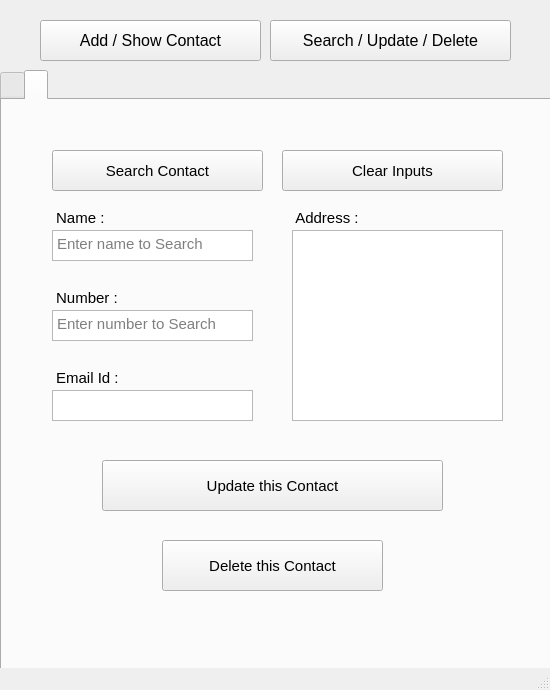
<?xml version="1.0" encoding="UTF-8"?>
<ui version="4.0">
 <class>MainWindow</class>
 <widget class="QMainWindow" name="MainWindow">
  <property name="geometry">
   <rect>
    <x>0</x>
    <y>0</y>
    <width>550</width>
    <height>690</height>
   </rect>
  </property>
  <property name="windowTitle">
   <string>MainWindow</string>
  </property>
  <widget class="QWidget" name="centralwidget">
   <widget class="QTabWidget" name="tabWidget">
    <property name="geometry">
     <rect>
      <x>0</x>
      <y>70</y>
      <width>551</width>
      <height>601</height>
     </rect>
    </property>
    <property name="font">
     <font>
      <pointsize>11</pointsize>
     </font>
    </property>
    <property name="currentIndex">
     <number>1</number>
    </property>
    <widget class="QWidget" name="tab">
     <attribute name="title">
      <string/>
     </attribute>
     <widget class="QPushButton" name="cadd_btn">
      <property name="geometry">
       <rect>
        <x>330</x>
        <y>140</y>
        <width>181</width>
        <height>51</height>
       </rect>
      </property>
      <property name="text">
       <string>Add</string>
      </property>
     </widget>
     <widget class="QTableWidget" name="contact_showAll">
      <property name="geometry">
       <rect>
        <x>20</x>
        <y>220</y>
        <width>501</width>
        <height>231</height>
       </rect>
      </property>
      <column>
       <property name="text">
        <string>Phone</string>
       </property>
      </column>
      <column>
       <property name="text">
        <string>Name</string>
       </property>
      </column>
      <column>
       <property name="text">
        <string>Email</string>
       </property>
      </column>
     </widget>
     <widget class="QPushButton" name="showAll_contact_btn">
      <property name="geometry">
       <rect>
        <x>190</x>
        <y>470</y>
        <width>181</width>
        <height>41</height>
       </rect>
      </property>
      <property name="text">
       <string>Show All Contacts</string>
      </property>
     </widget>
     <widget class="QLineEdit" name="number_input">
      <property name="geometry">
       <rect>
        <x>30</x>
        <y>30</y>
        <width>231</width>
        <height>41</height>
       </rect>
      </property>
      <property name="placeholderText">
       <string>Number ..</string>
      </property>
     </widget>
     <widget class="QLineEdit" name="name_input">
      <property name="geometry">
       <rect>
        <x>30</x>
        <y>80</y>
        <width>231</width>
        <height>51</height>
       </rect>
      </property>
      <property name="placeholderText">
       <string>Name ..</string>
      </property>
     </widget>
     <widget class="QLineEdit" name="email_input">
      <property name="geometry">
       <rect>
        <x>30</x>
        <y>140</y>
        <width>291</width>
        <height>51</height>
       </rect>
      </property>
      <property name="placeholderText">
       <string>Email Id ..</string>
      </property>
     </widget>
     <widget class="QTextEdit" name="address_input">
      <property name="geometry">
       <rect>
        <x>270</x>
        <y>30</y>
        <width>241</width>
        <height>101</height>
       </rect>
      </property>
      <property name="placeholderText">
       <string>Address ..</string>
      </property>
     </widget>
    </widget>
    <widget class="QWidget" name="tab_3">
     <attribute name="title">
      <string/>
     </attribute>
     <widget class="QTextEdit" name="address_update_field">
      <property name="geometry">
       <rect>
        <x>290</x>
        <y>130</y>
        <width>211</width>
        <height>191</height>
       </rect>
      </property>
      <property name="placeholderText">
       <string/>
      </property>
     </widget>
     <widget class="QPushButton" name="csearch_btn">
      <property name="geometry">
       <rect>
        <x>50</x>
        <y>50</y>
        <width>211</width>
        <height>41</height>
       </rect>
      </property>
      <property name="text">
       <string>Search Contact</string>
      </property>
     </widget>
     <widget class="QLabel" name="label_15">
      <property name="geometry">
       <rect>
        <x>50</x>
        <y>110</y>
        <width>81</width>
        <height>16</height>
       </rect>
      </property>
      <property name="text">
       <string> Name :</string>
      </property>
     </widget>
     <widget class="QPushButton" name="cdelete_btn">
      <property name="geometry">
       <rect>
        <x>160</x>
        <y>440</y>
        <width>221</width>
        <height>51</height>
       </rect>
      </property>
      <property name="text">
       <string>Delete this Contact</string>
      </property>
     </widget>
     <widget class="QPushButton" name="cupdate_btn">
      <property name="geometry">
       <rect>
        <x>100</x>
        <y>360</y>
        <width>341</width>
        <height>51</height>
       </rect>
      </property>
      <property name="text">
       <string>Update this Contact</string>
      </property>
     </widget>
     <widget class="QLabel" name="label_16">
      <property name="geometry">
       <rect>
        <x>50</x>
        <y>270</y>
        <width>91</width>
        <height>16</height>
       </rect>
      </property>
      <property name="text">
       <string> Email Id :</string>
      </property>
     </widget>
     <widget class="QLabel" name="label_21">
      <property name="geometry">
       <rect>
        <x>290</x>
        <y>110</y>
        <width>91</width>
        <height>16</height>
       </rect>
      </property>
      <property name="text">
       <string> Address :</string>
      </property>
     </widget>
     <widget class="QLabel" name="label_17">
      <property name="geometry">
       <rect>
        <x>50</x>
        <y>190</y>
        <width>101</width>
        <height>16</height>
       </rect>
      </property>
      <property name="text">
       <string> Number :</string>
      </property>
     </widget>
     <widget class="QTextEdit" name="name_update_field">
      <property name="geometry">
       <rect>
        <x>50</x>
        <y>130</y>
        <width>201</width>
        <height>31</height>
       </rect>
      </property>
      <property name="placeholderText">
       <string>Enter name to Search</string>
      </property>
     </widget>
     <widget class="QTextEdit" name="number_update_field">
      <property name="geometry">
       <rect>
        <x>50</x>
        <y>210</y>
        <width>201</width>
        <height>31</height>
       </rect>
      </property>
      <property name="placeholderText">
       <string>Enter number to Search</string>
      </property>
     </widget>
     <widget class="QTextEdit" name="email_update_field">
      <property name="geometry">
       <rect>
        <x>50</x>
        <y>290</y>
        <width>201</width>
        <height>31</height>
       </rect>
      </property>
      <property name="lineWrapMode">
       <enum>QTextEdit::WidgetWidth</enum>
      </property>
      <property name="placeholderText">
       <string/>
      </property>
     </widget>
     <widget class="QPushButton" name="clear_Inpt_btn">
      <property name="geometry">
       <rect>
        <x>280</x>
        <y>50</y>
        <width>221</width>
        <height>41</height>
       </rect>
      </property>
      <property name="text">
       <string>Clear Inputs</string>
      </property>
     </widget>
    </widget>
   </widget>
   <widget class="QPushButton" name="tab2_btn">
    <property name="geometry">
     <rect>
      <x>270</x>
      <y>20</y>
      <width>241</width>
      <height>41</height>
     </rect>
    </property>
    <property name="font">
     <font>
      <pointsize>12</pointsize>
     </font>
    </property>
    <property name="text">
     <string>Search / Update / Delete</string>
    </property>
   </widget>
   <widget class="QPushButton" name="tab1_btn">
    <property name="geometry">
     <rect>
      <x>40</x>
      <y>20</y>
      <width>221</width>
      <height>41</height>
     </rect>
    </property>
    <property name="font">
     <font>
      <pointsize>12</pointsize>
     </font>
    </property>
    <property name="text">
     <string>Add / Show Contact</string>
    </property>
   </widget>
  </widget>
  <widget class="QMenuBar" name="menubar">
   <property name="geometry">
    <rect>
     <x>0</x>
     <y>0</y>
     <width>550</width>
     <height>21</height>
    </rect>
   </property>
  </widget>
  <widget class="QStatusBar" name="statusbar"/>
 </widget>
 <resources/>
 <connections/>
</ui>
